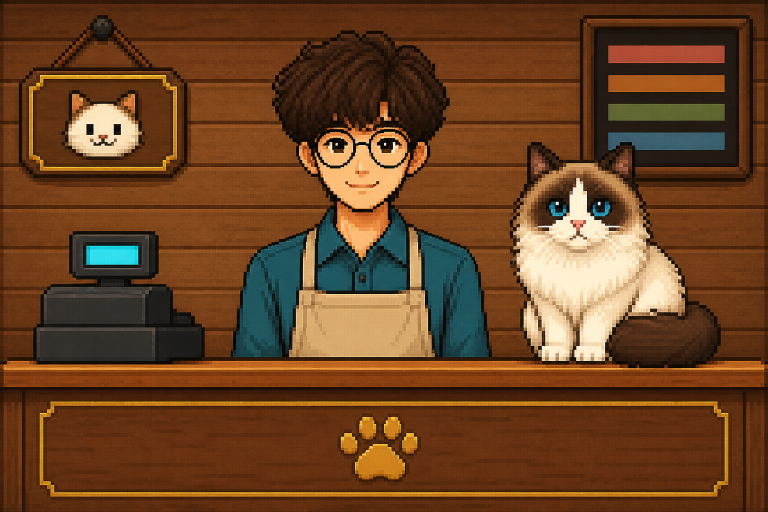
#> input picture docs/ui/concept/concept_counter_landscape.png, 1536 x 1024 px (shown at 1/2 size)
$ python gen_counter_portrait.py
#> lines starting #> are read from the running program, lines starting #| are printed output that depends on the picture
### godot/tools/pixelize_portrait.py
"""把生图概念稿像素化成右栏特写素材。

生图直出的图带抗锯齿和渐变，直接进游戏会糊。这里先裁掉外框、居中裁成
3:2，再用区域平均缩到目标尺寸，最后量化到有限调色板，得到边缘干净、
色数可控的像素素材。

用法：
    python3 godot/tools/pixelize_portrait.py <源图> <输出名> [--colors N]
"""

import argparse
from pathlib import Path

from PIL import Image

ROOT = Path(__file__).resolve().parents[2]
ASSET_DIR = ROOT / "godot/assets/ui/portraits"
PREVIEW_DIR = ROOT / "docs/ui/preview"

TARGET_W, TARGET_H = 144, 96
# 生图外圈常带一条装饰暗边，先剥掉
BORDER_TRIM = 7


def crop_to_ratio(image: Image.Image, ratio: float) -> Image.Image:
    width, height = image.size
    if width / height > ratio:
        new_w = int(round(height * ratio))
        left = (width - new_w) // 2
        return image.crop((left, 0, left + new_w, height))
    new_h = int(round(width / ratio))
    top = (height - new_h) // 2
    return image.crop((0, top, width, top + new_h))


def pixelize(src: Path, colors: int, resample) -> Image.Image:
#> called with colors = 32, resample = 4
    image = Image.open(src).convert("RGB")
#> image is the input picture: PIL image 1536x1024 RGB; mean R, G, B 106.9, 67.2, 35.4
    width, height = image.size
#> width = 1536; height = 1024
    image = image.crop((
        BORDER_TRIM, BORDER_TRIM, width - BORDER_TRIM, height - BORDER_TRIM,
    ))
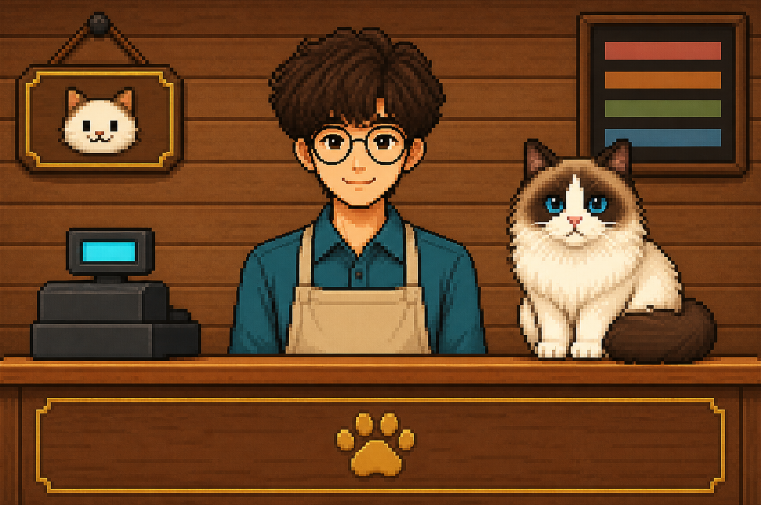
#> image: PIL image 1522x1010 RGB (shown at 1/2 size); mean R, G, B 107.8, 68, 35.9
    image = crop_to_ratio(image, TARGET_W / TARGET_H)
#> in crop_to_ratio, `return image.crop((left, 0, left + new_w, height))`:
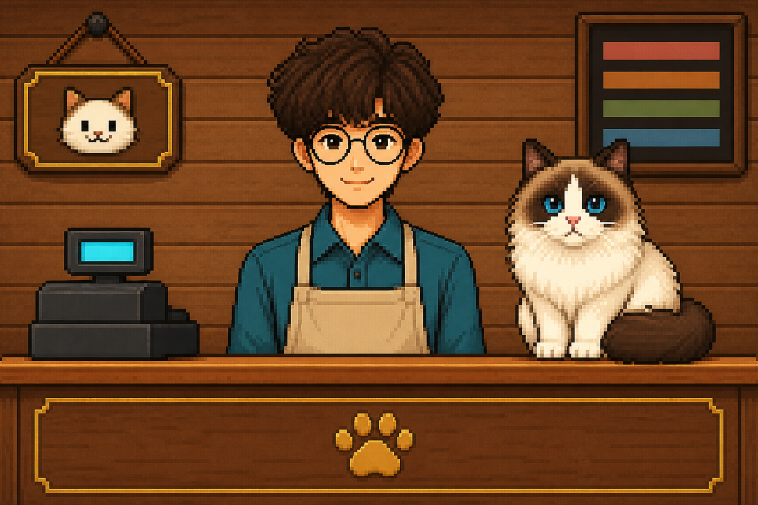
#> returned value: PIL image 1515x1010 RGB (shown at 1/2 size); mean R, G, B 107.8, 68.1, 36
    image = image.resize((TARGET_W, TARGET_H), resample)
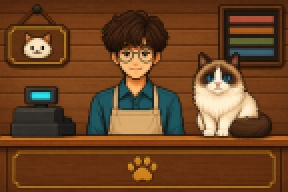
#> image: PIL image 144x96 RGB (shown 2 times larger); mean R, G, B 107.7, 68, 36
    # dither 关闭，避免像素风出现噪点抖动
    quantized = image.quantize(colors=colors, method=Image.Quantize.MEDIANCUT, dither=Image.Dither.NONE)
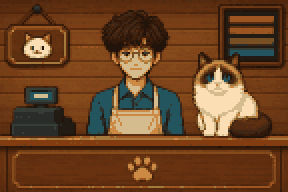
#> quantized: PIL image 144x96 P (shown 2 times larger); mean R, G, B 107.3, 67.4, 35.7
    return quantized.convert("RGBA")
#> returned value: PIL image 144x96 RGBA


# [31 lines left out: function main, not called in this run]


# [2 lines that do not run on import are left out]

### godot/tools/gen_counter_portrait.py
"""生成右栏柜台特写 portrait_counter.png（144×96 逻辑像素）。

流程：概念稿 → 像素化降采样 → 手工修五官。

降采样能保住构图、卷发分缕和布偶猫的面罩花色，但会把眼镜细框和眼睛糊成
低对比色块。所以最后一步按坐标重画眼镜、眼睛、鼻嘴和猫的蓝眼，把小尺寸
下最吃对比度的部分补回来。

用法：python3 godot/tools/gen_counter_portrait.py
"""

import sys
from pathlib import Path

from PIL import Image

sys.path.insert(0, str(Path(__file__).resolve().parent))

from pixelize_portrait import ASSET_DIR, PREVIEW_DIR, TARGET_H, TARGET_W, pixelize  # noqa: E402

ROOT = Path(__file__).resolve().parents[2]
CONCEPT = ROOT / "docs/ui/concept/concept_counter_landscape.png"
NAME = "portrait_counter"
COLORS = 32

GLASS = "#33241a"
EYE_INK = "#1c1512"
EYE_HI = "#f4ecdd"
SKIN_DARK = "#c07d51"
MOUTH = "#a86a52"
CAT_EYE = "#6fa4dc"
CAT_EYE_DARK = "#2f5f9c"
CAT_EYE_HI = "#cfe6fa"
CAT_NOSE = "#d98f92"

# 老板：脸位于 x60~75 / y26~38，双镜片外框左沿在 x60 与 x69
LENS_LEFT = 60
LENS_RIGHT = 69
LENS_TOP = 26


def rgba(color: str):
    color = color.lstrip("#")
    return int(color[0:2], 16), int(color[2:4], 16), int(color[4:6], 16), 255


class Retoucher:
    def __init__(self, image: Image.Image):
        self.image = image
        self.px = image.load()
        self.w, self.h = image.size
#> self.w = 144; self.h = 96

    def dot(self, x: int, y: int, color: str) -> None:
        if 0 <= x < self.w and 0 <= y < self.h:
            self.px[x, y] = rgba(color)

    def hline(self, x0: int, x1: int, y: int, color: str) -> None:
#> called with x0 = 61, x1 = 64, y = 26, color = '#33241a'
        for x in range(x0, x1 + 1):
            self.dot(x, y, color)

    def rect(self, x0: int, y0: int, x1: int, y1: int, color: str) -> None:
        for y in range(y0, y1 + 1):
            self.hline(x0, x1, y, color)

    def lens(self, left: int, top: int, color: str) -> None:
        """镜片轮廓：只留上沿与左右侧，下沿交给眼睛下方的肤色收边。"""
        self.hline(left + 1, left + 4, top, color)
        for dy in (1, 2):
            self.dot(left, top + dy, color)
            self.dot(left + 5, top + dy, color)


def retouch_boss(r: Retoucher) -> None:
    # 圆框眼镜：轻描的框 + 鼻桥 + 镜腿，避免在小尺寸下糊成墨镜
    r.lens(LENS_LEFT, LENS_TOP, GLASS)
    r.lens(LENS_RIGHT, LENS_TOP, GLASS)
    r.hline(66, 68, LENS_TOP + 1, GLASS)
    r.hline(57, 59, LENS_TOP + 1, GLASS)
    r.hline(75, 77, LENS_TOP + 1, GLASS)

    # 眼睛：2×2 深块。1x 下这个面积已经足够醒目，再加高光会变成白眼
    for left in (LENS_LEFT, LENS_RIGHT):
        r.rect(left + 2, LENS_TOP + 1, left + 3, LENS_TOP + 2, EYE_INK)

    # 鼻与微笑，各只占一行且尽量短，避免抢五官
    r.hline(66, 67, 31, SKIN_DARK)
    r.hline(66, 68, 33, MOUTH)


def retouch_cat(r: Retoucher) -> None:
    # 蓝眼：底色 + 深瞳 + 高光
    for left in (104, 112):
        r.rect(left, 37, left + 2, 39, CAT_EYE)
        r.rect(left + 1, 38, left + 1, 39, CAT_EYE_DARK)
        r.dot(left, 37, CAT_EYE_HI)

    # 粉鼻
    r.hline(108, 110, 41, CAT_NOSE)
    r.dot(109, 42, CAT_NOSE)


def main() -> None:
    ASSET_DIR.mkdir(parents=True, exist_ok=True)
    PREVIEW_DIR.mkdir(parents=True, exist_ok=True)

    image = pixelize(CONCEPT, COLORS, Image.Resampling.BOX).convert("RGBA")
    r = Retoucher(image)
    retouch_boss(r)
    retouch_cat(r)

    asset = ASSET_DIR / f"{NAME}.png"
    image.save(asset)
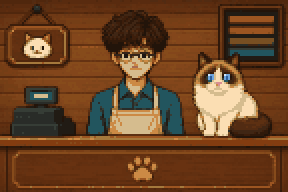
#> saved as portrait_counter.png: PIL image 144x96 RGBA (shown 2 times larger); mean R, G, B, A 107.2, 67.4, 35.8, 255
    preview = PREVIEW_DIR / f"{NAME}@4x.png"
    image.resize((TARGET_W * 4, TARGET_H * 4), Image.Resampling.NEAREST).save(preview)
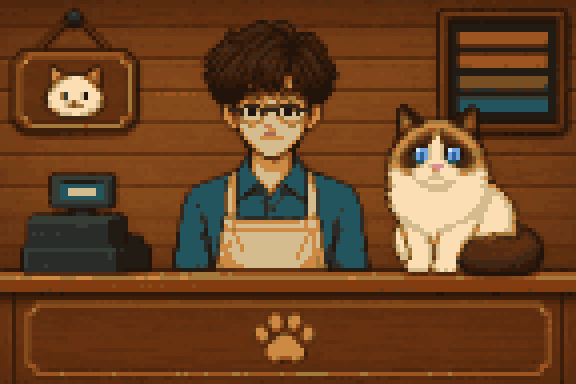
#> saved as portrait_counter@4x.png: PIL image 576x384 RGBA; mean R, G, B, A 107.2, 67.4, 35.8, 255
    print(f"generated {asset} ({TARGET_W}x{TARGET_H})")
    print(f"preview   {preview}")


if __name__ == "__main__":
    main()
